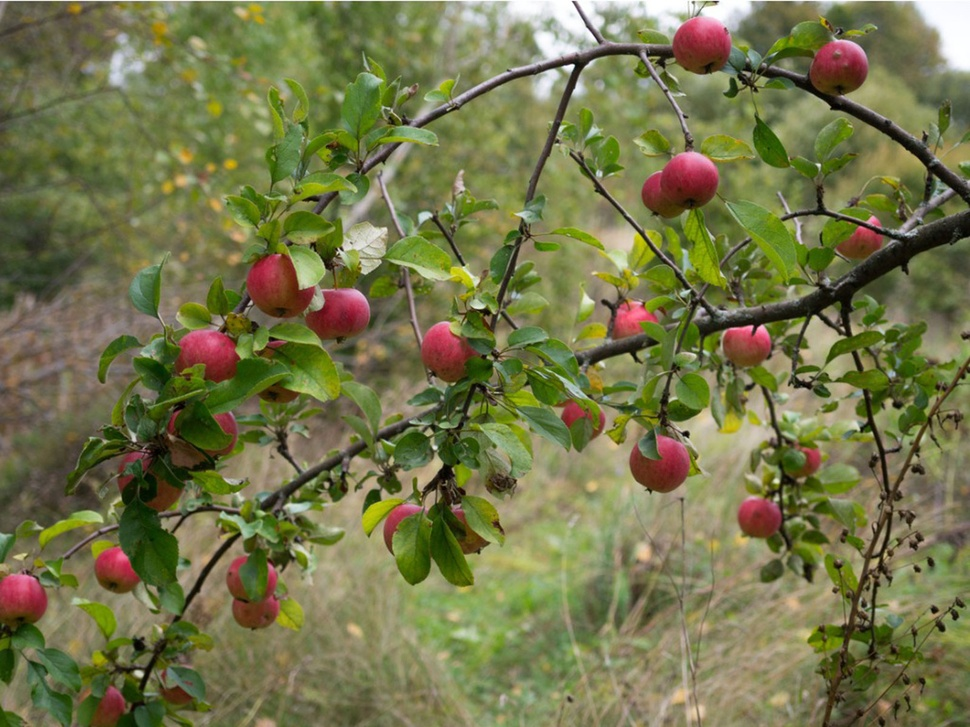
#> input picture appletree.jpg, 970 x 727 px, shrunk from 1600 x 1200 before the run
$ jupyter execute 'Weekly Project.ipynb'
#> lines starting #> are read from the running program, lines starting #| are printed output that depends on the picture; after the words box and inside, x2 and y2 are one past the last pixel; in counts of white or black regions, pixels touching at a corner belong together
# Weekly project part 1
    Using the image "appletree.jpg"
    A) Can you segment the apples from the tree?
    B) Can you get the computer to count how many there are?
        How close can you get there are 26.
    C) Can you change color of one of them?
    D) Can you segment the leaves?


# Weekly project part 2
    A) Remove the greenscreen and replace the background in "itssp.png"?
    B) Can improve the edge with erroding/dialating?

[cell 1]
import cv2
import numpy as np
import imutils
from matplotlib import pyplot as plt

[cell 2]
path = "appletree.jpg"
bgr_img = cv2.imread(path)
#> bgr_img is the input picture: shape (727, 970, 3); mean B, G, R 74.3, 117, 116.1
b,g,r = cv2.split(bgr_img)
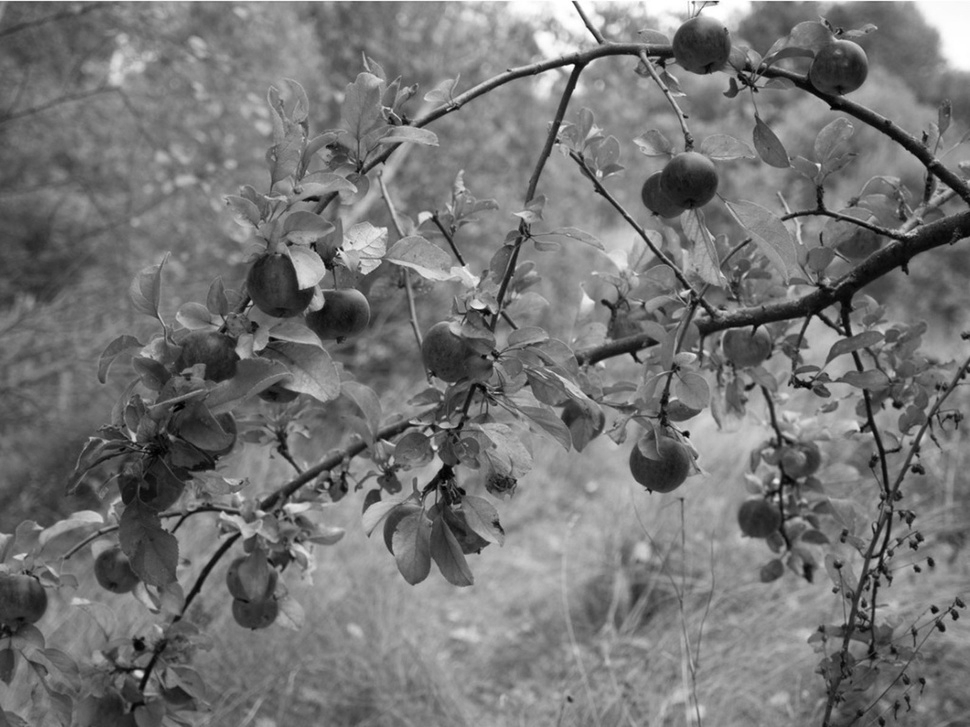
#> g: shape (727, 970); min 0, max 255, mean 117
image = cv2.merge([r,g,b])
plt.imshow(image)

[cell 3]
bgr_img = cv2.imread(path)
b,g,r = cv2.split(bgr_img)
image = cv2.merge([r,g,b])

# greenBGR = np.uint8([[[0,255,0]]])
# hsv_green = cv2.cvtColor(greenBGR,cv2.COLOR_BGR2HSV)
# print(hsv_green)
redBGR = np.uint8([[[0,0,255]]])
hsv_red = cv2.cvtColor(redBGR,cv2.COLOR_BGR2HSV)
print(hsv_red)

low_green = np.array([40, 100, 100])
high_green = np.array([70, 255, 255])
low_red = np.array([0, 0, 0])
high_red = np.array([122, 255, 255])
# convert BGR to HSV
imgHSV = cv2.cvtColor(image, cv2.COLOR_BGR2HSV)
#> imgHSV: shape (727, 970, 3); mean H, S, V 88.9, 111.3, 123.9
# create the Mask
mask = cv2.inRange(imgHSV, low_red, high_red)
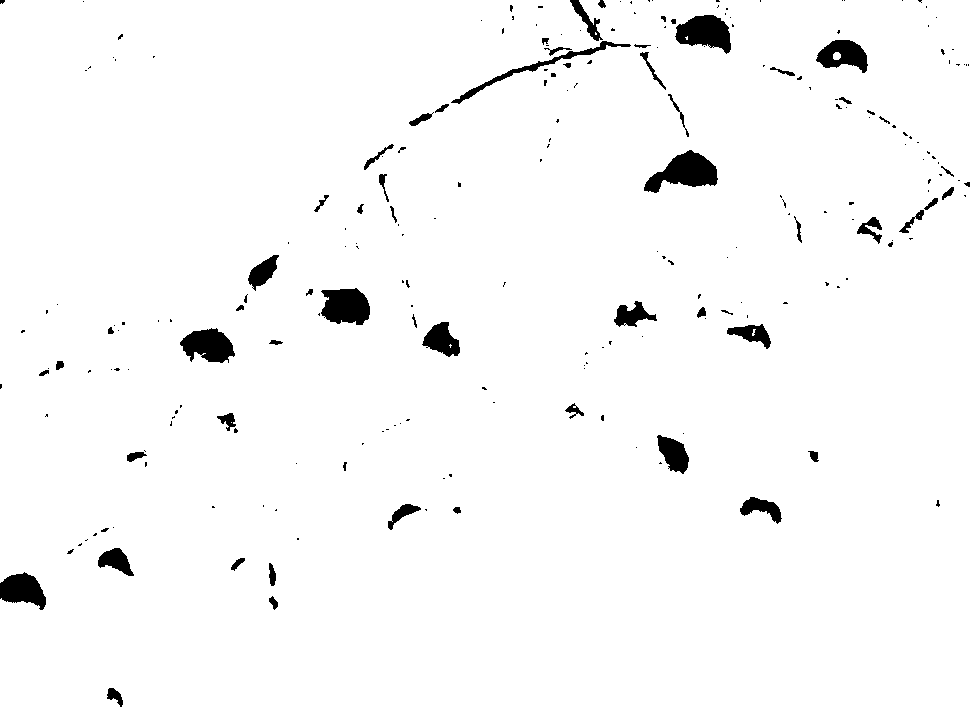
#> mask: shape (727, 970); 97.4% white; 236 black regions (172 under 20 px), largest, box (x1, y1, x2, y2) and area: (644, 150, 718, 193) 1701, (675, 15, 731, 54) 1428, (321, 288, 370, 325) 1418
# inverse mask
mask = 255-mask
res = cv2.bitwise_and(image, image, mask=mask)

# imask = mask==0
# white = np.full_like(image, 255, np.uint8)
# image[imask] = white[imask]

plt.figure(1)
plt.imshow(mask)
plt.figure(2)
plt.imshow(image)
plt.figure(3)
plt.imshow(res)

[cell 4]
mask = mask.copy()
mask = cv2.erode(mask, None, iterations = 5)
#> mask: shape (727, 970); 0.46% white; 16 white regions (6 under 20 px), largest, box (x1, y1, x2, y2) and area: (670, 158, 712, 181) 618, (330, 294, 364, 317) 603, (683, 21, 725, 43) 518
plt.imshow(mask, cmap = 'gray')

[cell 5]
mask = mask.copy()
mask = cv2.dilate(mask, None, iterations = 10)
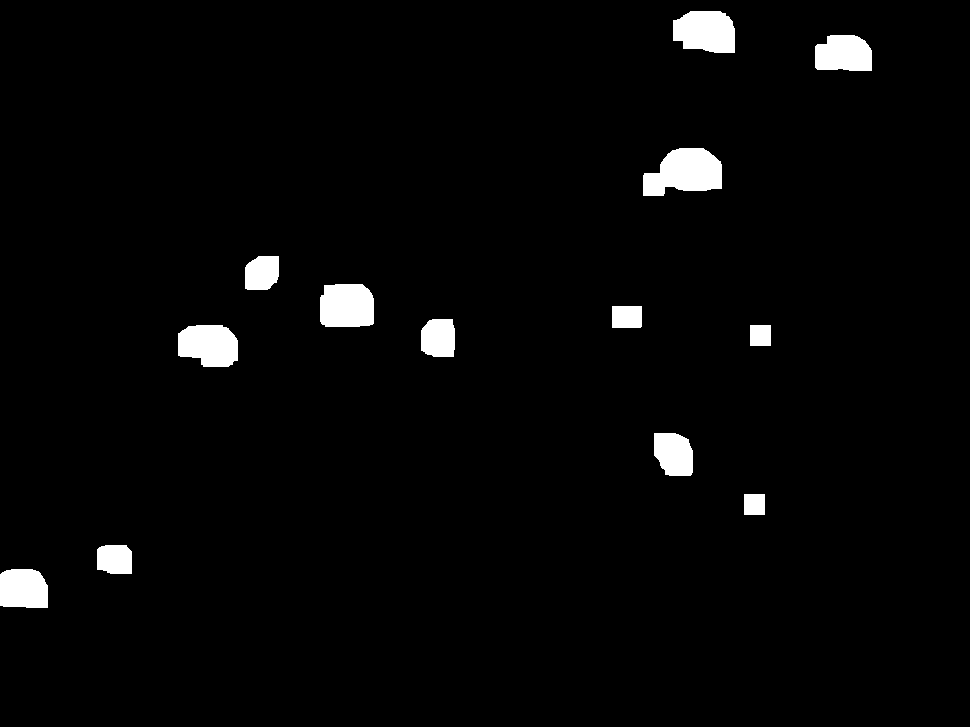
#> mask: shape (727, 970); 2.7% white; 13 white regions
plt.imshow(mask, cmap='gray')

[cell 6]
cnts = cv2.findContours(mask.copy(), cv2.RETR_TREE, cv2.CHAIN_APPROX_TC89_L1)
#> cnts = 13 contours; largest, box (x1, y1, x2, y2) and area: (643, 148, 722, 196) 2660, (673, 11, 735, 53) 2118, (320, 284, 374, 327) 2098, (178, 325, 238, 367) 2023, (815, 35, 872, 71) 1707
cnts = imutils.grab_contours(cnts)
len(cnts), cnts[0]  # 26 apples
#> Out = 2 items, first 2: 13, contour of 17 points, box (x1, y1, x2, y2) (0, 569, 48, 608), area 1656

[cell 7]
output = image.copy()
output = cv2.drawContours(output, cnts, -1, (255, 0, 255), cv2.FILLED)
#> output: shape (727, 970, 3); mean R, G, B 118.6, 114.9, 78.9
plt.imshow(output)

[cell 8]
bgr_img = cv2.imread(path)
b,g,r = cv2.split(bgr_img)
image = cv2.merge([r,g,b])

greenBGR = np.uint8([[[0,255,0]]])
hsv_green = cv2.cvtColor(greenBGR,cv2.COLOR_BGR2HSV)
print(hsv_green)

low_green = np.array([30, 0, 0])
high_green = np.array([120, 100, 255])
# convert BGR to HSV
imgHSV = cv2.cvtColor(image, cv2.COLOR_BGR2HSV)
# create the Mask
mask = cv2.inRange(imgHSV, low_green, high_green)
#> mask: shape (727, 970); 52.1% white; 900 black regions (632 under 20 px), largest, box (x1, y1, x2, y2) and area: (0, 1, 970, 727) 239213, (625, 6, 970, 307) 40139, (225, 496, 345, 672) 7867
# inverse mask
mask = 255-mask
res = cv2.bitwise_and(image, image, mask=mask)
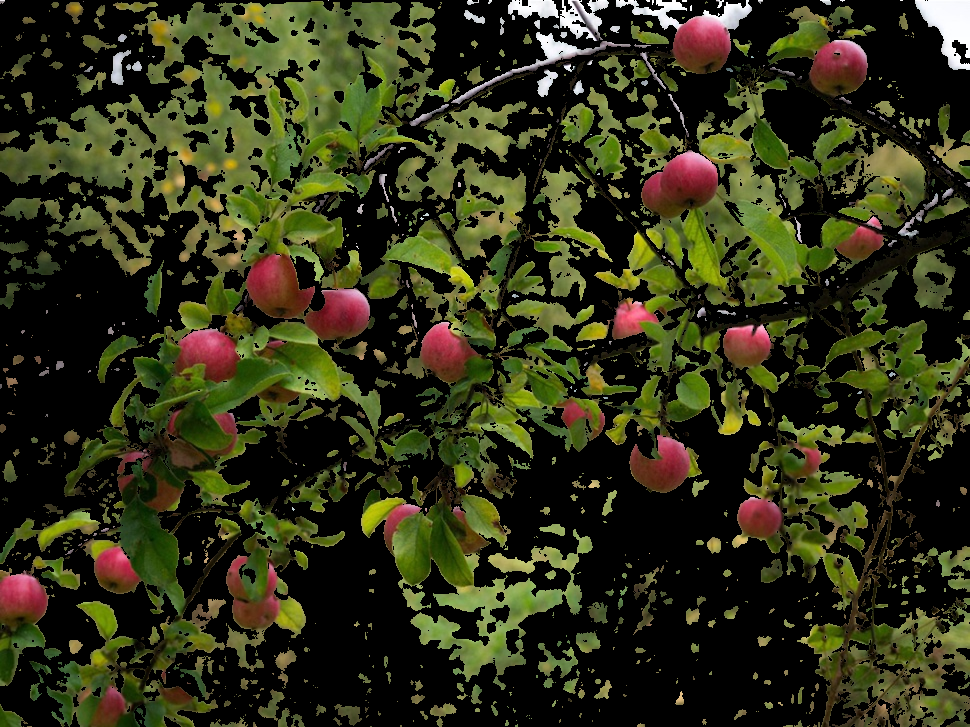
#> res: shape (727, 970, 3); mean R, G, B 48.5, 49.6, 23.9

# imask = mask==0
# white = np.full_like(image, 255, np.uint8)
# image[imask] = white[imask]

plt.figure(1)
plt.imshow(mask)
plt.figure(2)
plt.imshow(image)
plt.figure(3)
plt.imshow(res)

[cell 9]
path = "ittsp.png"
bgr_img = cv2.imread(path)
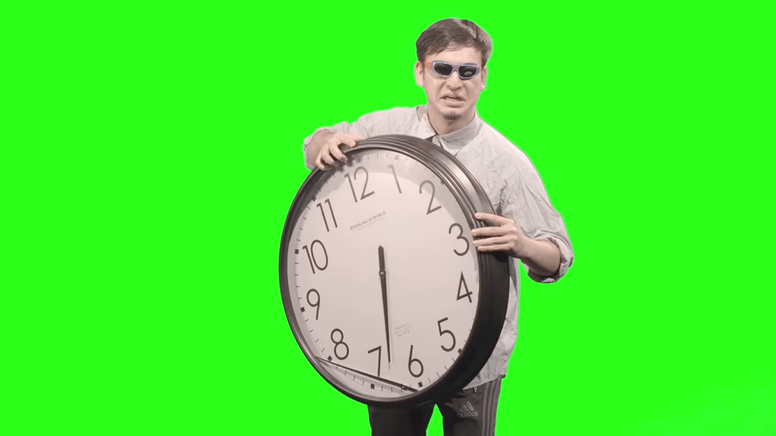
#> input picture ittsp.png, 776 x 436 px, shrunk from 1280 x 720 before the run
#> bgr_img is the input picture: shape (436, 776, 3); mean B, G, R 55, 232.9, 73.4
b,g,r = cv2.split(bgr_img)
#> b: shape (436, 776)
#> g: shape (436, 776)
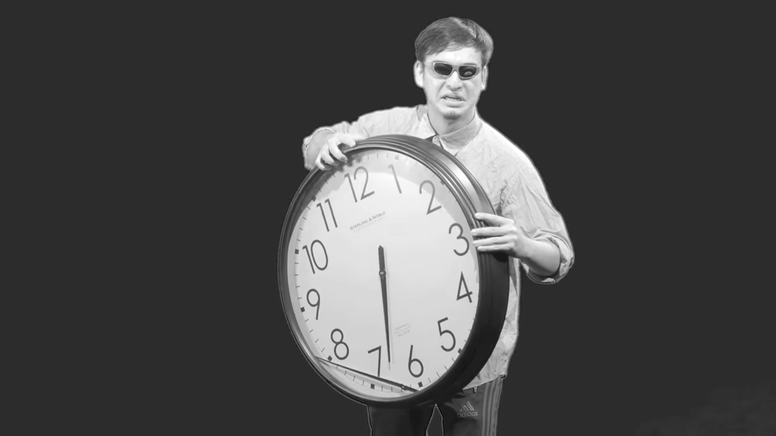
#> r: shape (436, 776); min 9, max 255, mean 73.4
image = cv2.merge([r,g,b])
#> image: shape (436, 776, 3)

low_green = np.array([40, 0, 0])
high_green = np.array([80, 255, 255])
# convert BGR to HSV
imgHSV = cv2.cvtColor(image, cv2.COLOR_BGR2HSV)
#> imgHSV: shape (436, 776, 3); mean H, S, V 73.2, 184.3, 236.5
# create the Mask
mask = cv2.inRange(imgHSV, low_green, high_green)
#> mask: shape (436, 776); 77.8% white; 1 black region, box (x1, y1, x2, y2) and area: (279, 19, 573, 436) 75233
# inverse mask
mask = 255-mask
res = cv2.bitwise_and(image, image, mask=mask)
#> res: shape (436, 776, 3)

mask = mask.copy()
mask = cv2.erode(mask, None, iterations = 5)
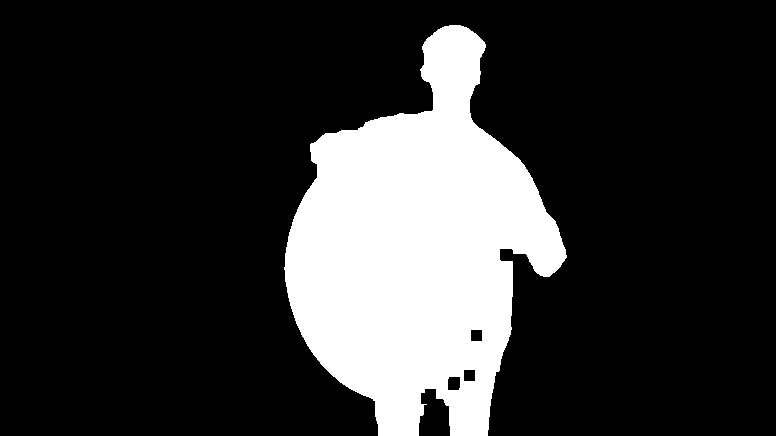
#> mask: shape (436, 776); 19.8% white; 1 white region, box (x1, y1, x2, y2) and area: (284, 25, 567, 436) 66881
plt.imshow(mask, cmap = 'gray')

mask = mask.copy()
mask = cv2.dilate(mask, None, iterations = 5)
#> mask: shape (436, 776); 22.2% white; 1 white region, box (x1, y1, x2, y2) and area: (279, 20, 572, 436) 75131
plt.imshow(mask, cmap='gray')

imask = mask==0
white = np.full_like(image, 255, np.uint8)
image[imask] = white[imask]
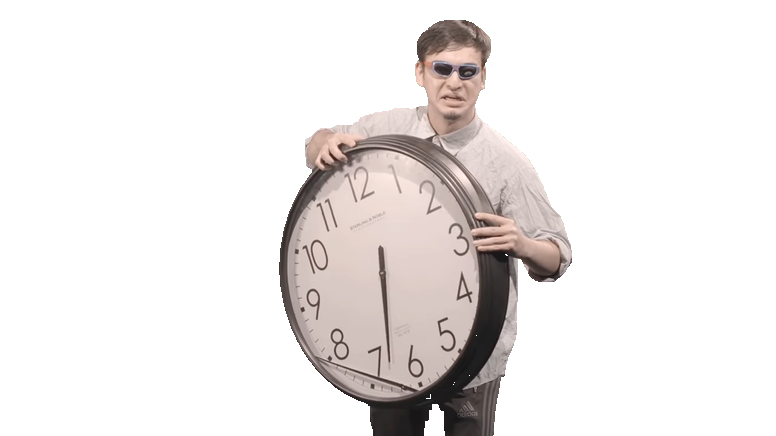
#> image: shape (436, 776, 3); mean R, G, B 237, 233.4, 232.4

plt.figure(1)
plt.imshow(mask)
plt.figure(2)
plt.imshow(image)
plt.figure(3)
plt.imshow(res)
